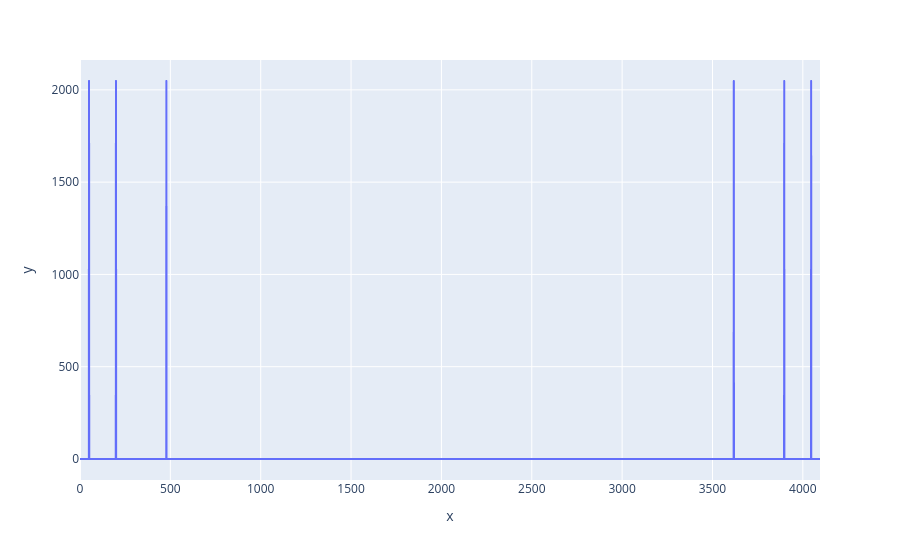

The cell this chart's notebook holds for it:
### Markdown cell above
## Plot FFT

### Code cell
px.line(y=np.abs(fft))

### Figure 1 — Plotly figure (JSON) as saved in the notebook; plotly's stock layout.template omitted (floating-point values rounded to 4 significant figures; data arrays with more than 128 entries replaced by an {"elided": "..."} marker saying what was removed)
{"data": [{"hovertemplate": "x=%{x}<br>y=%{y}<extra></extra>", "legendgroup": "", "line": {"color": "#636efa", "dash": "solid"}, "marker": {"symbol": "circle"}, "mode": "lines", "name": "", "showlegend": false, "type": "scattergl", "x": {"elided": "4096 int values"}, "xaxis": "x", "y": {"elided": "4096 float values"}, "yaxis": "y"}], "layout": {"legend": {"tracegroupgap": 0}, "margin": {"t": 60}, "xaxis": {"anchor": "y", "domain": [0, 1], "title": {"text": "x"}}, "yaxis": {"anchor": "x", "domain": [0, 1], "title": {"text": "y"}}}}
